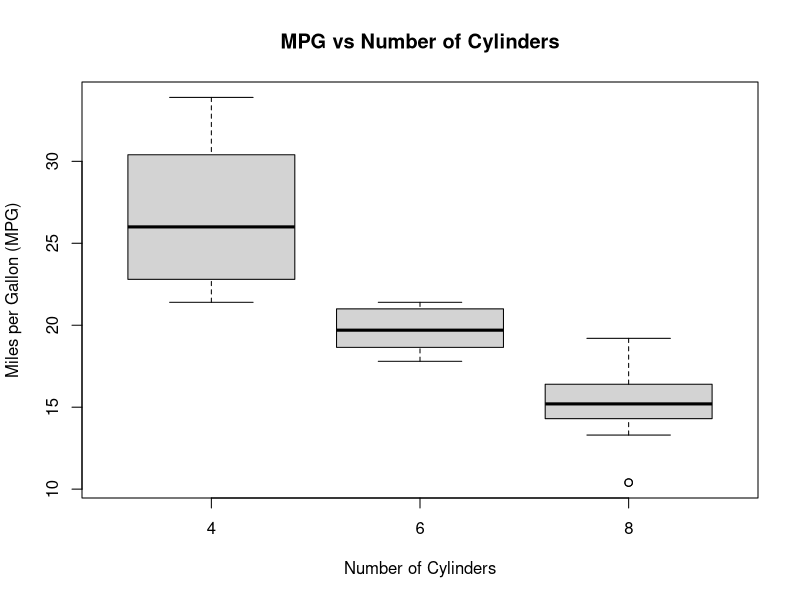

Generate this figure with R:
# Q8 - Boxplot of MPG vs Cylinders

# Load mtcars dataset
data(mtcars)

# View the dataset
print(mtcars)

# Convert cylinders to a categorical variable
mtcars$cyl <- as.factor(mtcars$cyl)

# Create boxplot
boxplot(
  mpg ~ cyl,
  data = mtcars,
  main = "MPG vs Number of Cylinders",
  xlab = "Number of Cylinders",
  ylab = "Miles per Gallon (MPG)"
)
